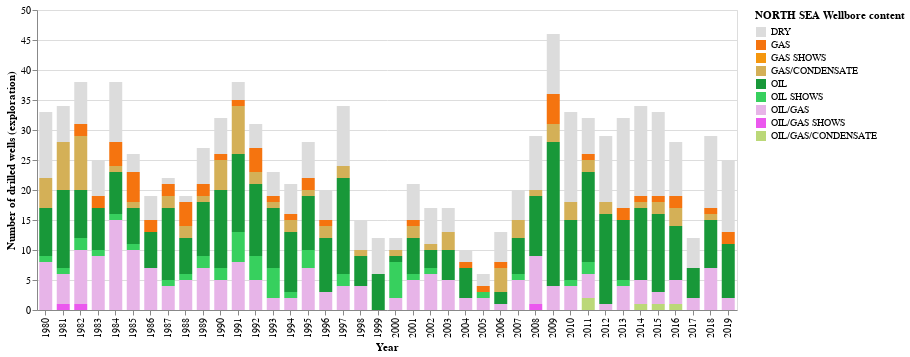

Here is the notebook cell this chart was saved with:
### Code cell
chart_region('NORTH SEA')

### Figure 1 — Vega-Lite specification as saved in the notebook (floating-point values rounded to 4 significant figures; data arrays with more than 128 entries replaced by an {"elided": "..."} marker saying what was removed)
{"$schema": "https://vega.github.io/schema/vega-lite/v3.4.0.json", "config": {"mark": {"tooltip": null}, "view": {"height": 300, "width": 400}}, "data": {"name": "data-454f24c523b38a273a3f5baa4ebe1eb6"}, "datasets": {"data-454f24c523b38a273a3f5baa4ebe1eb6": {"elided": "1013 records"}}, "encoding": {"color": {"field": "wlbContent", "legend": {"title": "NORTH SEA Wellbore content"}, "scale": {"domain": ["DRY", "GAS", "GAS SHOWS", "GAS/CONDENSATE", "OIL", "OIL SHOWS", "OIL/GAS", "OIL/GAS SHOWS", "OIL/GAS/CONDENSATE"], "range": ["#DCDCDC", "#F5740F", "#F5970F", "#D4B057", "#189839", "#37D05E", "#E7B4E8", "#EB58EE", "#BBD878"]}, "type": "nominal"}, "x": {"axis": {"title": "Year"}, "field": "wlbEntryYear", "type": "nominal"}, "y": {"aggregate": "count", "axis": {"title": "Number of drilled wells (exploration)"}, "type": "quantitative"}}, "height": 300, "mark": {"size": 13, "type": "bar"}, "width": 700}
